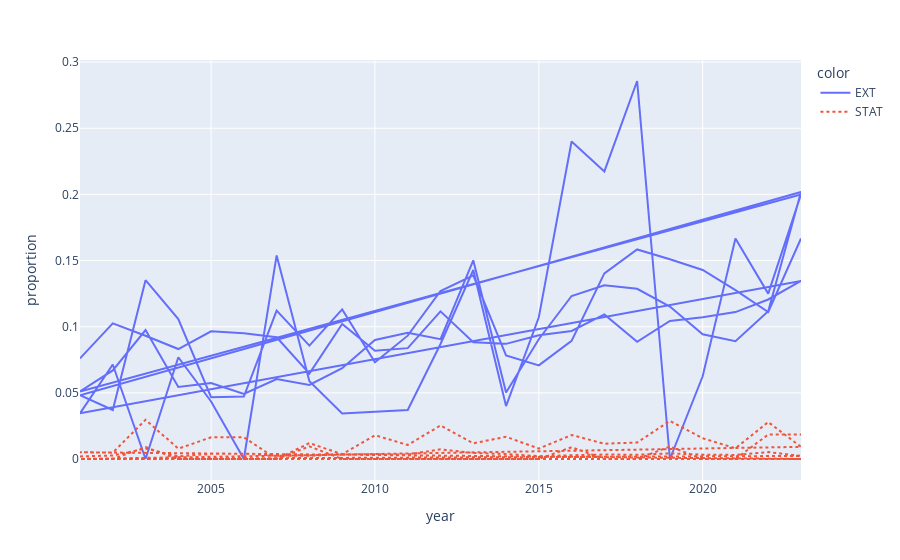

The code cell stored with this chart in its notebook:
### Markdown cell above
# PLAYGROUND

### Code cell
openAndPlot(FILENAME)
